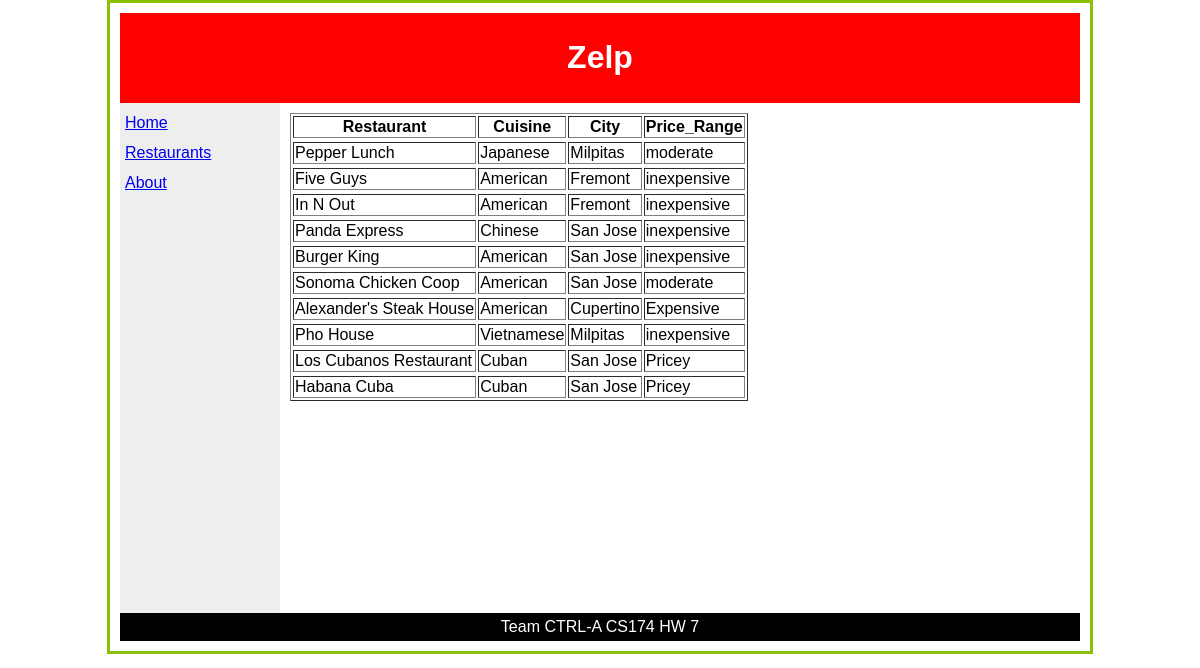
The page /restaurants.php on the database its author committed.
### tables this page shows
CREATE TABLE IF NOT EXISTS `Restaurant` (
  `id` int(11) NOT NULL,
  `name` varchar(80) NOT NULL,
  `cuisine_fk` int(11) DEFAULT NULL,
  `city_fk` int(11) DEFAULT NULL,
  `price_range_fk` int(11) DEFAULT NULL,
  `description` varchar(200) DEFAULT NULL
);

CREATE TABLE IF NOT EXISTS `Cuisine` (
  `id` int(11) NOT NULL,
  `name` varchar(80) NOT NULL COMMENT 'Type of Cuisine',
  `description` varchar(160) DEFAULT NULL COMMENT 'Description of Cuisine'
);

CREATE TABLE IF NOT EXISTS `City` (
  `id` int(11) NOT NULL,
  `name` varchar(30) NOT NULL COMMENT 'City Name',
  `zip_code` int(5) DEFAULT NULL COMMENT 'City Zip Code'
);

CREATE TABLE IF NOT EXISTS `Price_Range` (
  `id` int(11) NOT NULL,
  `name` varchar(40) NOT NULL COMMENT 'name of price range',
  `lower_bound` decimal(10,0) NOT NULL COMMENT 'lower bound of price range',
  `upper_bound` decimal(10,0) NOT NULL COMMENT 'upper bound of price range'
);

### middle/_restaurants.php (the view, shortened to what this page needs)
<!DOCTYPE html>
<html lang="en-US">
<head>
    <link rel="stylesheet" href="./css/layout.css" type="text/css" />
</head>
<body>
    <div id="body">
	<?php
  	$username = 'zelp_admin';
	$password = 'zelp';
		class Restaurant
		{
			private $Restaurant;
			private $Cuisine;
			private $City;
			private $Price_Range;
			public function getRestName()         { return $this->Restaurant; }
			public function getCuisName()         { return $this->Cuisine; }
			public function getCityName()         { return $this->City; }
			public function getPrngName()         { return $this->Price_Range; }
		}
		function createTableRow(Restaurant $rest)
		{
			print "<tr>\n";
			print "<td>" . $rest->getRestName() . "</td>\n";
			print "<td>" . $rest->getCuisName() . "</td>\n";
			print "<td>" . $rest->getCityName() . "</td>\n";
			print "<td>" . $rest->getPrngName() . "</td>\n";
			print "</tr>\n";
		}
		$restaurant = filter_input(INPUT_POST, "restaurantName");
		try {
		  $con = new PDO("mysql:host=localhost; dbname=Zelp",
	         		       $username,
                     $password);
		  $con->setAttribute(PDO::ATTR_ERRMODE,
				                 PDO::ERRMODE_EXCEPTION);
             $query = "SELECT Restaurant.name as 'Restaurant',
                         Cuisine.name as 'Cuisine',
	                     City.name as 'City',
                         Price_Range.name as 'Price_Range'
                      FROM Restaurant, Cuisine, City, Price_Range
                      WHERE Restaurant.cuisine_fk = Cuisine.id
                      AND Restaurant.city_fk = City.id
                      AND Restaurant.price_range_fk = Price_Range.id";
			 print "<table border='1'>\n";
			 $result = $con->query($query);
			 $row = $result->fetch(PDO::FETCH_ASSOC);
			 print "<tr>\n";
			 foreach ($row as $field => $value) {
				     print "<th>$field</th>\n";
			 }
			 print "</tr>\n";
			 if((strlen($restaurant)) > 0){
                $query = "SELECT Restaurant.name as 'Restaurant',
                          Cuisine.name as 'Cuisine',
	                      City.name as 'City',
                          Price_Range.name as 'Price_Range'
                         FROM Restaurant, Cuisine, City, Price_Range
                         WHERE Restaurant.cuisine_fk = Cuisine.id
                         AND Restaurant.city_fk = City.id
                         AND Restaurant.price_range_fk = Price_Range.id
                         AND Restaurant.name = :restaurant";
					     $ps = $con->prepare($query);
					     $ps->bindParam(':restaurant', $restaurant);
		     }
			 else {
				  $ps = $con->prepare($query);
			 }
			 $ps->execute();
			 $ps->setFetchMode(PDO::FETCH_CLASS, "Restaurant");
			 while($r = $ps->fetch()) {
				  print "<tr>\n";
				  createTableRow($r);
				  print "</tr>\n";
			 }
        print "</table>\n";
		}
		catch(PDOException $ex) {
		  echo 'ERROR: ' . $ex->getMessage();
	  }
	?>
    </div>
</body>
</html>

### css/layout.css (style rules this page uses)
#body { font: 100% "Trebuchet MS", sans-serif; width:auto; float:left; padding:10px; }

### css/styles.css (style rules this page uses)
body { margin: auto; width: 80%; border:3px solid #8AC007; padding: 10px; }

### rows shown on the page
restaurant: name "Pepper Lunch", cuisine.name "Japanese", city.name "Milpitas", price_range.name "moderate"
restaurant: name "Five Guys", cuisine.name "American", city.name "Fremont", price_range.name "inexpensive"
restaurant: name "In N Out", cuisine.name "American", city.name "Fremont", price_range.name "inexpensive"
restaurant: name "Panda Express", cuisine.name "Chinese", city.name "San Jose", price_range.name "inexpensive"
restaurant: name "Burger King", cuisine.name "American", city.name "San Jose", price_range.name "inexpensive"
restaurant: name "Sonoma Chicken Coop", cuisine.name "American", city.name "San Jose", price_range.name "moderate"
restaurant: name "Alexander's Steak House", cuisine.name "American", city.name "Cupertino", price_range.name "Expensive"
restaurant: name "Pho House", cuisine.name "Vietnamese", city.name "Milpitas", price_range.name "inexpensive"
restaurant: name "Los Cubanos Restaurant", cuisine.name "Cuban", city.name "San Jose", price_range.name "Pricey"
restaurant: name "Habana Cuba", cuisine.name "Cuban", city.name "San Jose", price_range.name "Pricey"

### other values the page prints
$field "Restaurant"
$field "Cuisine"
$field "City"
$field "Price_Range"
